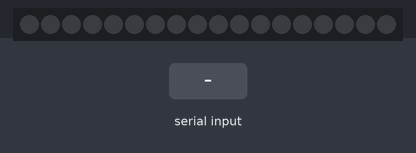
Bench run of a sketch on a simulated Arduino Uno, built with avr-gcc and run on an emulated ATmega328P. On the bench: 18 RGB LEDs in strip order, left to right. Inputs (shaded band) come from the test bench. Dim RGB values are drawn brighter than linear.

Above: at 4.2 s.
4.3 s: "green" received over Serial
At 6.5 s:
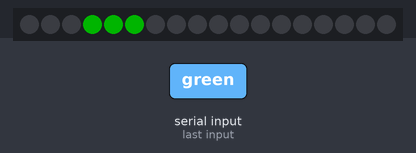
6.8 s: "red" received over Serial
At 9.0 s:
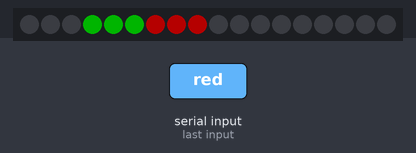
9.3 s: "yellow" received over Serial
At 10.6 s:
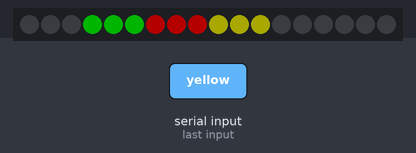
11.8 s: "1" received over Serial
At 14.2 s:
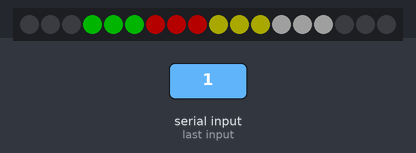
Timing chart, 0 to 15.7 s (numbered marks = the images above; inputs shaded):
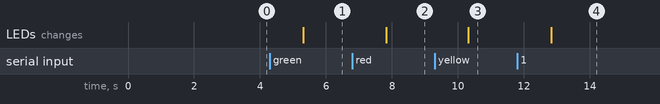

The sketch:

code_arduino.ino
```cpp
#include <FastLED.h>
#include <SPI.h>
#include <MFRC522.h>


//led strip
#define LED_PIN     7
#define NUM_LEDS    18
#define BRIGHTNESS  64
#define LED_TYPE    WS2811
#define COLOR_ORDER GRB
CRGB leds[NUM_LEDS];

#define UPDATES_PER_SECOND 100


// rfid
#define SS_PIN 10
#define RST_PIN 9

MFRC522 rfid(SS_PIN, RST_PIN); // Instance of the class

MFRC522::MIFARE_Key key;

// Init array that will store new NUID
//byte nuidPICC[4];


int status = 0;


void setup() {
  // put your setup code here, to run once:
  Serial.begin(9600);


//  setup led strip
  delay( 3000 ); // power-up safety delay
  FastLED.addLeds<LED_TYPE, LED_PIN, COLOR_ORDER>(leds, NUM_LEDS).setCorrection( TypicalLEDStrip );
  FastLED.setBrightness(  BRIGHTNESS );

//  setup rfid
  SPI.begin(); // Init SPI bus
  rfid.PCD_Init(); // Init MFRC522

  for (byte i = 0; i < 6; i++) {
    key.keyByte[i] = 0xFF;
  }

}

void loop() {
  // put your main code here, to run repeatedly:

  if (Serial.available()) {
    String line = Serial.readString();
   if (line == "green"){
      leds[(status*3)+3] = CHSV( HUE_GREEN, 255, 255);
      leds[(status*3)+4] = CHSV( HUE_GREEN, 255, 255);
      leds[(status*3)+5] = CHSV( HUE_GREEN, 255, 255);

      FastLED.show();
      FastLED.delay(1000 / UPDATES_PER_SECOND);
      status = status + 1;
    }
    else if (line == "red"){
      leds[(status*3)+3] = CHSV( HUE_RED, 255, 255);
      leds[(status*3)+4] = CHSV( HUE_RED, 255, 255);
      leds[(status*3)+5] = CHSV( HUE_RED, 255, 255);

      FastLED.show();
      FastLED.delay(1000 / UPDATES_PER_SECOND);
      status = status + 1;
    }
    else if (line == "yellow"){
      leds[(status*3)+3] = CHSV( HUE_YELLOW, 255, 255);
      leds[(status*3)+4] = CHSV( HUE_YELLOW, 255, 255);
      leds[(status*3)+5] = CHSV( HUE_YELLOW, 255, 255);

      FastLED.show();
      FastLED.delay(1000 / UPDATES_PER_SECOND);
      status = status + 1;
    }
    else if (line == "orange"){
      leds[(status*3)+3] = CHSV( HUE_ORANGE, 255, 255);
      leds[(status*3)+4] = CHSV( HUE_ORANGE, 255, 255);
      leds[(status*3)+5] = CHSV( HUE_ORANGE, 255, 255);

      FastLED.show();
      FastLED.delay(1000 / UPDATES_PER_SECOND);
      status = status + 1;
    }
    else{
      leds[(status*3)+3] = CRGB::Gray;
      leds[(status*3)+4] = CRGB::Gray;
      leds[(status*3)+5] = CRGB::Gray;

      FastLED.show();
      FastLED.delay(1000 / UPDATES_PER_SECOND);
      status = status + 1;
    }
    if (status == 5){
      status = 0;
    }
  }

    // Reset the loop if no new card present on the sensor/reader. This saves the entire process when idle.
  if ( ! rfid.PICC_IsNewCardPresent())
    return;

  // Verify if the NUID has been readed
  if ( ! rfid.PICC_ReadCardSerial())
    return;

  MFRC522::PICC_Type piccType = rfid.PICC_GetType(rfid.uid.sak);

//  Serial.println(F("The NUID tag is:"));
//  Serial.print(F("In hex: "));
  printHex(rfid.uid.uidByte, rfid.uid.size);
  Serial.println();

  // Halt PICC
  rfid.PICC_HaltA();

  // Stop encryption on PCD
  rfid.PCD_StopCrypto1();


}


/**
 * Helper routine to dump a byte array as hex values to Serial.
 */
void printHex(byte *buffer, byte bufferSize) {
  for (byte i = 0; i < bufferSize; i++) {
    Serial.print(buffer[i] < 0x10 ? " 0" : " ");
    Serial.print(buffer[i], HEX);
  }
}
```

Measured:
- after the input at 4.3 s, the LEDs: change after 1.0 s (image 1)
- after the input at 6.8 s, the LEDs: change after 1.0 s (image 2)
- after the input at 9.3 s, the LEDs: change after 1.0 s (image 3)
- after the input at 11.8 s, the LEDs: change after 1.0 s (image 4)
